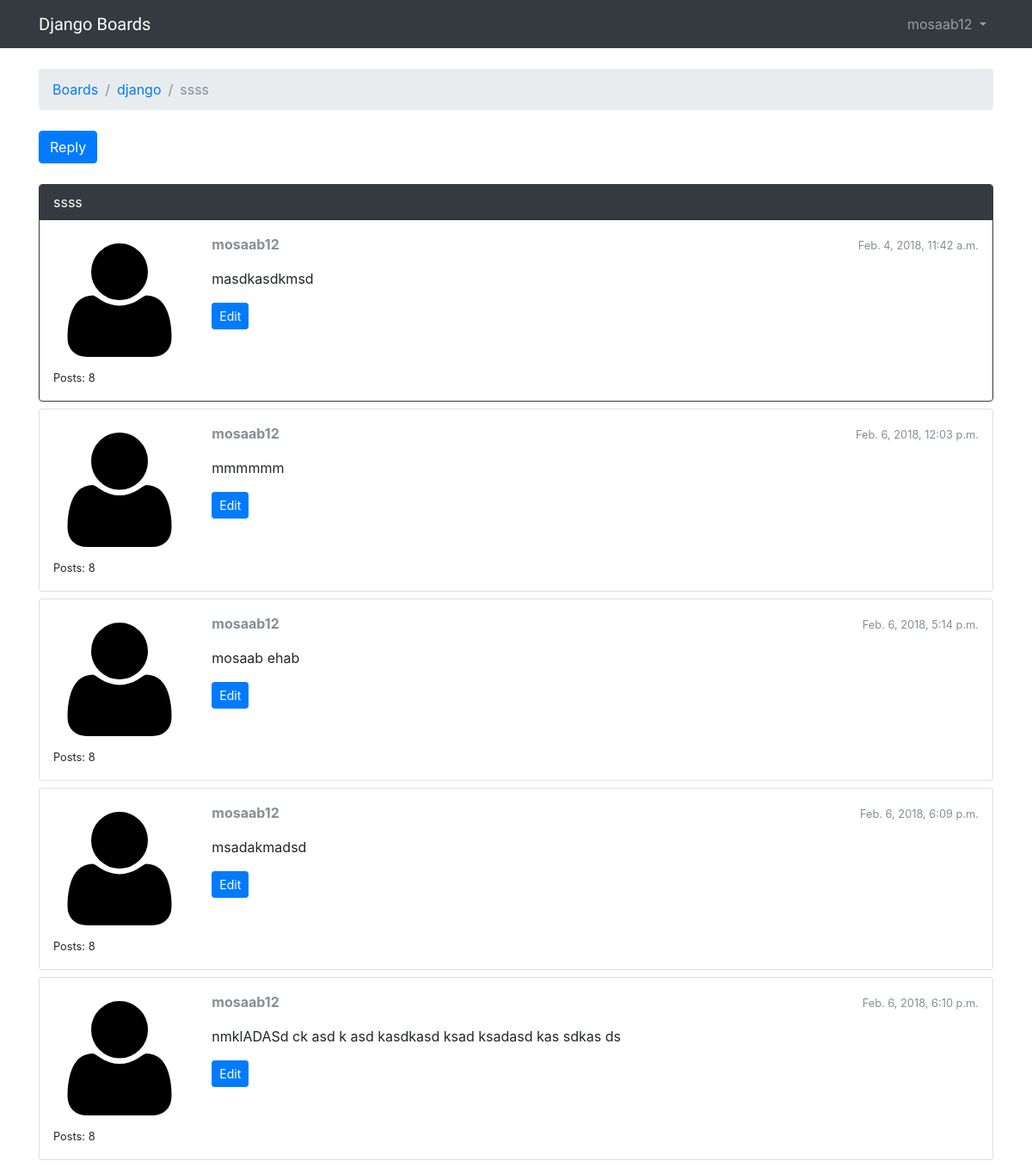
Page /boards/1/topics/7/ (signed in) on the committed database.
### boards/models.py (models this page shows, shortened)
class Topic(models.Model):
    subject = models.CharField(max_length=255)
    last_updated = models.DateTimeField(auto_now_add=True)
    board = models.ForeignKey(Board,related_name='topics')
    starter = models.ForeignKey(User, related_name='topics')
    views = models.PositiveIntegerField(default=0)

class Board(models.Model):
    name = models.CharField(max_length=30,unique=True)
    description = models.CharField(max_length=100)

class Post(models.Model):
    message = models.TextField(max_length=4000)
    topic = models.ForeignKey(Topic,related_name='posts')
    created_at = models.DateTimeField(auto_now_add=True)
    updated_at = models.DateTimeField(null=True)
    created_by = models.ForeignKey(User, related_name='posts')
    updated_by = models.ForeignKey(User, null=True, related_name='+')

### boards/views.py (the view)
# urls.py: url(r'^boards/(?P<pk>\d+)/topics/(?P<topic_pk>\d+)/$', views.topic_posts, name='topic_posts'),
def topic_posts(request, pk,topic_pk):
    topic = get_object_or_404(Topic, board__pk = pk,pk =topic_pk)
    topic.views += 1
    topic.save()
    return render(request,'topic_posts.html',{'topic':topic})

### templates/topic_posts.html (shortened to what this page needs)
{% extends 'base.html' %}
{% load static %}
{% block breadcrumb %}
  <li class="breadcrumb-item"><a href="{% url 'home' %}">Boards</a></li>
  <li class="breadcrumb-item"><a href="{% url 'board_topics' topic.board.pk %}">{{ topic.board.name }}</a></li>
  <li class="breadcrumb-item active">{{ topic.subject }}</li>
{% endblock %}
{% block content %}
  <div class="mb-4">
    <a href="{% url 'reply_topic' topic.board.pk topic.pk %}" class="btn btn-primary" role="button">Reply</a>
  </div>
  {% for post in topic.posts.all %}
    <div class="card mb-2 {% if forloop.first %}border-dark{% endif %}">
      {% if forloop.first %}
        <div class="card-header text-white bg-dark py-2 px-3">{{ topic.subject }}</div>
      {% endif %}
      <div class="card-body p-3">
        <div class="row">
          <div class="col-2">
            <img src="{% static 'img/avatar.svg' %}" alt="{{ post.created_by.username }}" class="w-100">
            <small>Posts: {{ post.created_by.posts.count }}</small>
          </div>
          <div class="col-10">
            <div class="row mb-3">
              <div class="col-6">
                <strong class="text-muted">{{ post.created_by.username }}</strong>
              </div>
              <div class="col-6 text-right">
                <small class="text-muted">{{ post.created_at }}</small>
              </div>
            </div>
            {{ post.message }}
            {% if post.created_by == user %}
              <div class="mt-3">
                <a href="{% url 'edit_post' post.topic.board.pk post.topic.pk post.pk %}" class="btn btn-primary btn-sm" role="button">Edit</a>
              </div>
            {% endif %}
          </div>
        </div>
      </div>
    </div>
  {% endfor %}
{% endblock %}

### templates/base.html (shortened to what this page needs)
{% load static %}
<!DOCTYPE html>
<html>
    <head>
        <link rel="stylesheet" href="{% static 'css/bootstrap.min.css' %}">
        <link rel="stylesheet" href="{% static 'css/main.css' %}">
    </head>
    <body>
        {% block body %}
            <nav class="navbar navbar-expand-lg navbar-dark bg-dark">
                <div class="container">
                    <a class="navbar-brand" href="{% url 'home' %}">Django Boards</a>
                    <div class="collapse navbar-collapse" id="mainMenu">
                        {% if user.is_authenticated %}
                            <ul class="navbar-nav ml-auto">
                                <li class="nav-item dropdown">
                                    <a class="nav-link dropdown-toggle" href="#" id="userMenu" data-toggle="dropdown" aria-haspopup="true" aria-expanded="false">
                                        {{ user.username }}
                                    </a>
                                </li>
                            </ul>
                        {% else %}
                            <form class="form-inline ml-auto">
                                <a href="{% url 'login' %}" class="btn btn-outline-secondary">Log in</a>
                                <a href="{% url 'signup' %}" class="btn btn-primary ml-2">Sign up</a>
                            </form>
                        {% endif %}
                    </div>
                </div>
            </nav>
            <div class="container">
                <nav aria-label="breadcrumb" role="navigation">
                    <ol class="breadcrumb my-4">
                        {% block breadcrumb %}
                        {% endblock breadcrumb %}
                    </ol>
                </nav>
                {% block content %}
                {% endblock content %}
            </div>
        {% endblock body %}
    </body>
</html>

### static/css/main.css (style rules this page uses)
.navbar-brand { font-family: 'Peralta',cursive; }

### rows in the picture
Topic: board.name "django", subject "ssss"
Post: created_by.posts.count "8", created_by.username "mosaab12", created_at "Feb. 4, 2018, 11:42 a.m.", message "masdkasdkmsd", shows "Edit"
Post: created_by.posts.count "8", created_by.username "mosaab12", created_at "Feb. 6, 2018, 12:03 p.m.", message "mmmmmm", shows "Edit"
Post: created_by.posts.count "8", created_by.username "mosaab12", created_at "Feb. 6, 2018, 5:14 p.m.", message "mosaab ehab", shows "Edit"
Post: created_by.posts.count "8", created_by.username "mosaab12", created_at "Feb. 6, 2018, 6:09 p.m.", message "msadakmadsd", shows "Edit"
Post: created_by.posts.count "8", created_by.username "mosaab12", created_at "Feb. 6, 2018, 6:10 p.m.", message "nmklADASd ck asd k asd kasdkasd ksad ksadasd kas sdkas ds", shows "Edit"

### other values in the picture
{{ user.username }} "mosaab12"
